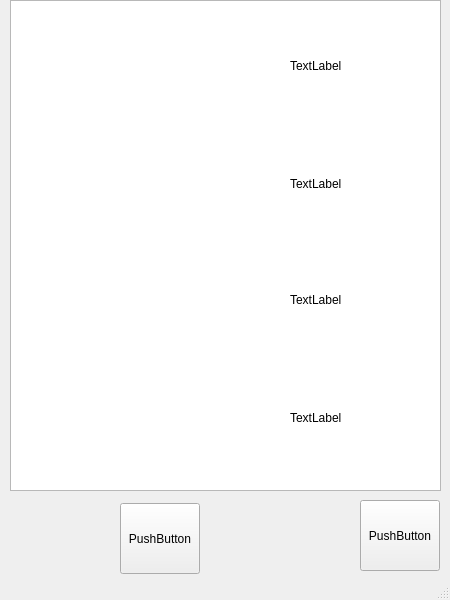
<?xml version="1.0" encoding="UTF-8"?>
<ui version="4.0">
 <class>MainWindow</class>
 <widget class="QMainWindow" name="MainWindow">
  <property name="geometry">
   <rect>
    <x>0</x>
    <y>0</y>
    <width>450</width>
    <height>600</height>
   </rect>
  </property>
  <property name="windowTitle">
   <string>MainWindow</string>
  </property>
  <widget class="QWidget" name="centralwidget">
   <property name="enabled">
    <bool>true</bool>
   </property>
   <widget class="QStackedWidget" name="stackedWidget">
    <property name="geometry">
     <rect>
      <x>10</x>
      <y>0</y>
      <width>431</width>
      <height>521</height>
     </rect>
    </property>
    <property name="currentIndex">
     <number>0</number>
    </property>
    <widget class="QWidget" name="page">
     <widget class="QGraphicsView" name="contenitore_lancette">
      <property name="geometry">
       <rect>
        <x>0</x>
        <y>0</y>
        <width>431</width>
        <height>491</height>
       </rect>
      </property>
     </widget>
     <widget class="QLabel" name="velocita_text">
      <property name="geometry">
       <rect>
        <x>280</x>
        <y>58</y>
        <width>120</width>
        <height>16</height>
       </rect>
      </property>
      <property name="text">
       <string>TextLabel</string>
      </property>
     </widget>
     <widget class="QLabel" name="girimotore_text">
      <property name="geometry">
       <rect>
        <x>280</x>
        <y>176</y>
        <width>120</width>
        <height>16</height>
       </rect>
      </property>
      <property name="text">
       <string>TextLabel</string>
      </property>
     </widget>
     <widget class="QLabel" name="pedaleacc_text">
      <property name="geometry">
       <rect>
        <x>280</x>
        <y>292</y>
        <width>120</width>
        <height>16</height>
       </rect>
      </property>
      <property name="text">
       <string>TextLabel</string>
      </property>
     </widget>
     <widget class="QLabel" name="temperatura_text">
      <property name="geometry">
       <rect>
        <x>280</x>
        <y>410</y>
        <width>120</width>
        <height>16</height>
       </rect>
      </property>
      <property name="text">
       <string>TextLabel</string>
      </property>
     </widget>
    </widget>
    <widget class="QWidget" name="page_2">
     <widget class="QLabel" name="label">
      <property name="geometry">
       <rect>
        <x>80</x>
        <y>70</y>
        <width>49</width>
        <height>16</height>
       </rect>
      </property>
      <property name="text">
       <string>pagina 2</string>
      </property>
     </widget>
    </widget>
   </widget>
   <widget class="QPushButton" name="pushButton">
    <property name="enabled">
     <bool>true</bool>
    </property>
    <property name="geometry">
     <rect>
      <x>360</x>
      <y>500</y>
      <width>80</width>
      <height>71</height>
     </rect>
    </property>
    <property name="text">
     <string>PushButton</string>
    </property>
   </widget>
   <widget class="QPushButton" name="pushButton_2">
    <property name="geometry">
     <rect>
      <x>120</x>
      <y>503</y>
      <width>80</width>
      <height>71</height>
     </rect>
    </property>
    <property name="text">
     <string>PushButton</string>
    </property>
   </widget>
  </widget>
  <widget class="QMenuBar" name="menubar">
   <property name="geometry">
    <rect>
     <x>0</x>
     <y>0</y>
     <width>450</width>
     <height>21</height>
    </rect>
   </property>
  </widget>
  <widget class="QStatusBar" name="statusbar"/>
 </widget>
 <resources/>
 <connections/>
</ui>
